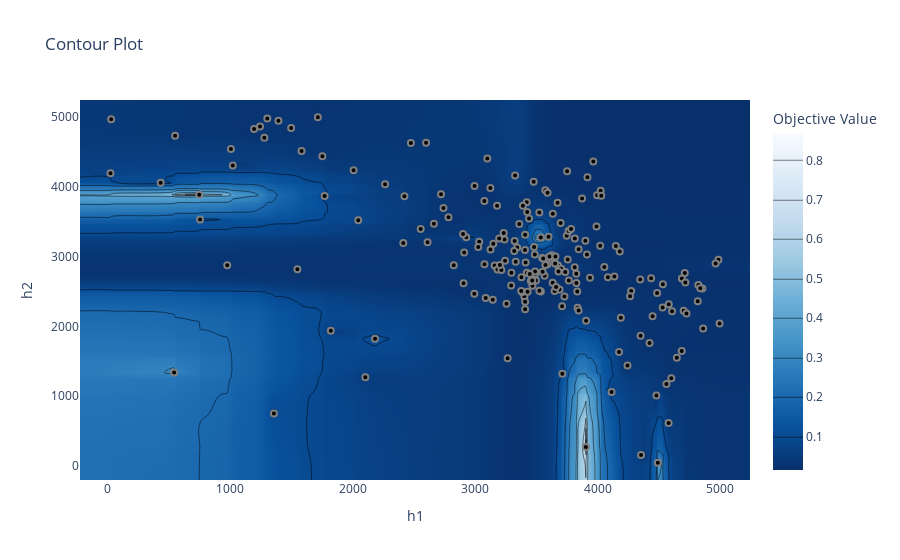

Notebook code cell kept with this figure:
### Code cell
optuna.visualization.plot_contour(study, params=['h1', 'h2'])

### Figure 1 — Plotly figure (JSON) as saved in the notebook; plotly's stock layout.template omitted (floating-point values rounded to 4 significant figures; data arrays with more than 128 entries replaced by an {"elided": "..."} marker saying what was removed)
{"data": [{"autocontour": true, "colorbar": {"title": {"text": "Objective Value"}}, "colorscale": [[0, "rgb(247,251,255)"], [0.125, "rgb(222,235,247)"], [0.25, "rgb(198,219,239)"], [0.375, "rgb(158,202,225)"], [0.5, "rgb(107,174,214)"], [0.625, "rgb(66,146,198)"], [0.75, "rgb(33,113,181)"], [0.875, "rgb(8,81,156)"], [1, "rgb(8,48,107)"]], "connectgaps": true, "contours": {"coloring": "heatmap", "end": 0.8, "size": 0.1, "start": 0.1}, "hoverinfo": "none", "line": {"smoothing": 1.3}, "reversescale": true, "type": "contour", "x": {"elided": "196 float values"}, "y": {"elided": "197 float values"}, "z": {"elided": "197x196 float values"}}, {"marker": {"color": "black", "line": {"color": "Grey", "width": 2}}, "mode": "markers", "showlegend": false, "type": "scatter", "x": {"elided": "200 int values"}, "y": {"elided": "200 int values"}}], "layout": {"autosize": true, "title": {"text": "Contour Plot"}, "xaxis": {"range": [-227.8, 5245.0], "title": {"text": "h1"}, "type": "linear"}, "yaxis": {"range": [-201.6, 5245.0], "title": {"text": "h2"}, "type": "linear"}}}
